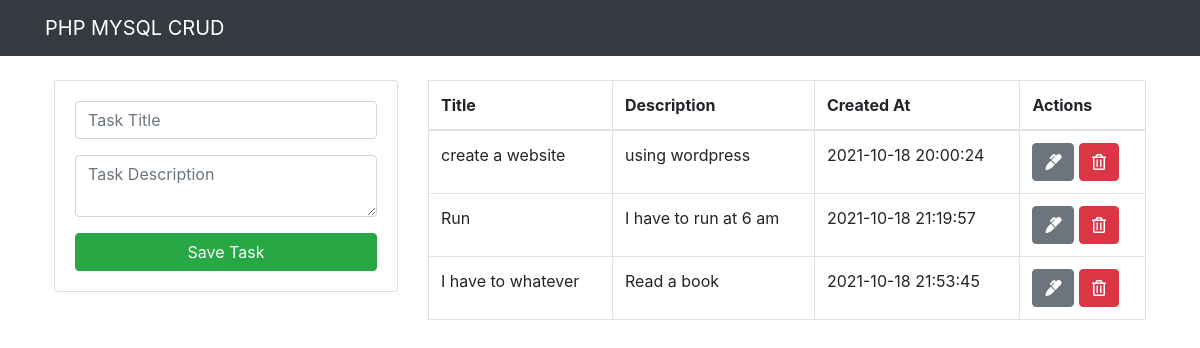
The page / on the database its author committed.
### tables this page shows
CREATE TABLE `task` (
  `id` int NOT NULL AUTO_INCREMENT,
  `title` varchar(255) NOT NULL,
  `description` text NOT NULL,
  `created_at` timestamp NOT NULL DEFAULT CURRENT_TIMESTAMP,
  PRIMARY KEY (`id`)
);

### index.php (the view, shortened to what this page needs)
<?php include("db.php"); ?>
<?php include("includes/header.php"); ?>
<div class="container p-4">
    <div class="row">
        <div class="col-md-4">
            <div class="card card-body">
                <form action="save_task.php" method="POST">
                    <div class="form-group">
                        <input type="text" name="title" class="form-control" placeholder="Task Title" autofocus />
                    </div>
                    <div class="form-group">
                        <textarea name="description" rows="2" class="form-control" placeholder="Task Description"></textarea>
                    </div>
                    <input type="submit" class="btn btn-success btn-block" name="save_task" value="Save Task" />
                </form>
            </div>
        </div>
        <div class="col-md-8">
            <table class="table table-bordered">
                <thead>
                    <tr>
                        <th>Title</th>
                        <th>Description</th>
                        <th>Created At</th>
                        <th>Actions</th>
                    </tr>
                </thead>
                <tbody>
                    <?php
                        $query = "SELECT * FROM task";
                        $result_tasks = mysqli_query($conn, $query);
                        while($row = mysqli_fetch_array($result_tasks)) {
                    ?>
                        <tr>
                            <td><?php echo $row['title']; ?></td>
                            <td><?php echo $row['description']; ?></td>
                            <td><?php echo $row['created_at']; ?></td>
                            <td>
                                <a href="edit.php?id=<?php echo $row['id']; ?>" class="btn btn-secondary">
                                    <i class="fas fa-marker"></i>
                                </a>
                                <a href="delete_task.php?id=<?php echo $row['id']; ?>" class="btn btn-danger">
                                    <i class="far fa-trash-alt"></i>
                                </a>
                            </td>
                        </tr>
                    <?php } ?>
                </tbody>
            </table>
        </div>
    </div>
</div>
<?php include("includes/footer.php"); ?>

### includes/header.php (shortened to what this page needs)
<!DOCTYPE html>
<html lang="en">
<head>
    <link rel="stylesheet" href="https://cdn.jsdelivr.net/npm/bootstrap@4.6.0/dist/css/bootstrap.min.css">
    <link rel="stylesheet" href="https://cdnjs.cloudflare.com/ajax/libs/font-awesome/5.15.4/css/all.min.css" />
</head>
<body>
<nav class="navbar navbar-dark bg-dark">
    <div class="container">
        <a href="index.php" class="navbar-brand">PHP MYSQL CRUD</a>
    </div>
</nav>

### includes/footer.php (shortened to what this page needs)
</body>
</html>

### rows shown on the page
task: title "create a website", description "using wordpress", created_at "2021-10-18 20:00:24"
task: title "Run", description "I have to run at 6 am", created_at "2021-10-18 21:19:57"
task: title "I have to whatever", description "Read a book", created_at "2021-10-18 21:53:45"
